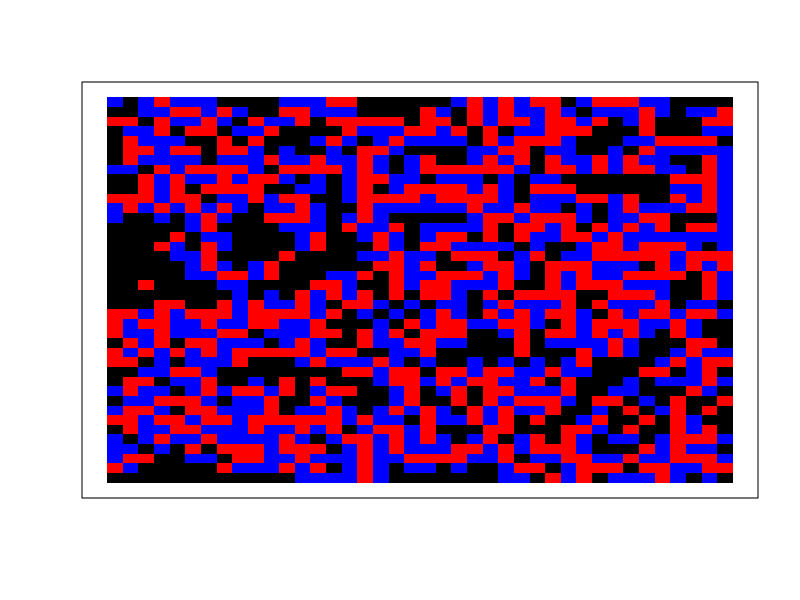
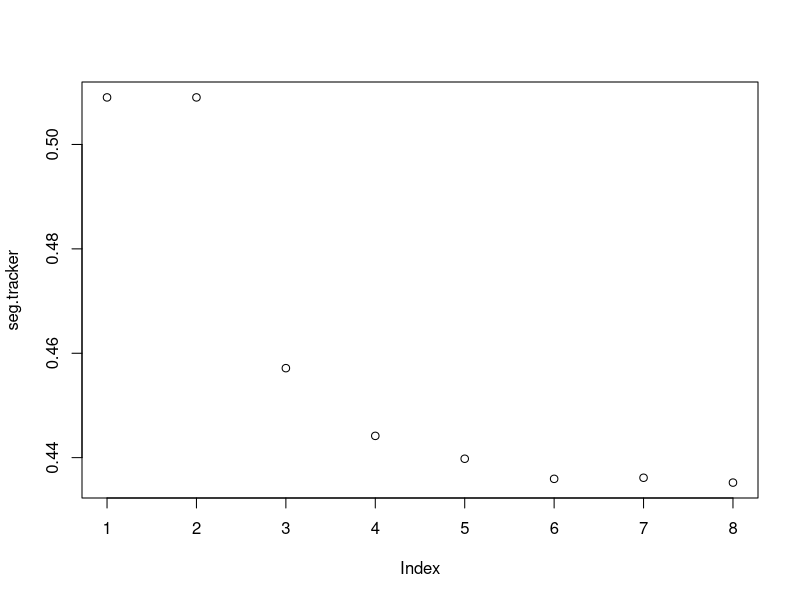

The R script that drew these images, in order:
# use this file to generate your variation on the schelling model

#This variation introduces a rudimentary change, adding only a minimum difference preference
#When minimum similarity is 0, segregation tends to decrease unsurprisingly, and when minimum diff
#is 0, the segregation increases.
# Setting values for both gets us results somewhere between the two aforementioned extremes
#when both values are set higher than 2/8 or 3/8 simultaneously, the population appears not to
#settle at any equilibrium

rows <- 40 
cols <- 40
proportion.group.1 <- .5 
empty <- .30
min.similarity <- 1/8 
min.difference<- 2/8

area.grid <- function(rows, cols){
  area<- matrix(nrow=rows, ncol= cols)
  for(i in 1:((rows/2))){
    for(j in 1:((cols/2))){
      area[i,j]<-6
    }
  }
  for(i in 1:((rows/2))){
    for(j in((cols/2)+1):cols){
      area[i,j]<-7
    }
  }
  for(i in ((rows/2)+1):rows){
    for(j in((cols/2)+1):cols){
      area[i,j]<-8
    }
  }
  for(i in ((rows/2)+1):rows){
    for(j in 1:((cols/2))){
      area[i,j]<-9
    }
  }
}


create.grid <- function(rows, cols, proportion.group.1, empty){
  pop.size.group.1 <- (rows*cols)*(1-empty)*proportion.group.1
  pop.size.group.2 <- (rows*cols)*(1-empty)*(1-proportion.group.1)
  
  initial.population <- sample(c(
    rep(1, pop.size.group.1), 
    rep(2, pop.size.group.2), 
    rep(0, (rows*cols)-pop.size.group.1-pop.size.group.2)
  ))
  grid <- matrix(initial.population, nrow=rows, ncol=cols)
}

visualize.grid <- function(grid){
  image(grid, col=c('black','red','blue'), xaxs=NULL, yaxs=NULL, xaxt='n', yaxt='n')
}

empty.locations <- function(grid){
  return(which(grid==0, arr.ind=T))
}



similarity.to.center <- function(grid.subset, center.val){
  if(center.val == 0){ return(NA) }
  same <- sum(grid.subset==center.val) - 1
  not.same <- sum(grid.subset!=center.val) - sum(grid.subset==0)
  return(same/(same+not.same))
}


segregation <- function(grid){
  same.count <- 0
  diff.count <- 0
  for(row in 1:(nrow(grid)-1)){
    for(col in 1:(ncol(grid)-1)){
      if(grid[row,col] != 0 && grid[row+1,col+1] != 0){
        if(grid[row,col] != grid[row+1,col+1]){
          diff.count <- diff.count + 1
        } else {
          same.count <- same.count + 1
        }
      }
      if(grid[row,col] != 0 && grid[row,col+1] != 0){
        if(grid[row,col] != grid[row,col+1]){
          diff.count <- diff.count + 1
        } else {
          same.count <- same.count + 1
        }
      }
      if(grid[row,col] != 0 && grid[row+1,col] != 0){
        if(grid[row,col] != grid[row+1,col]){
          diff.count <- diff.count + 1
        } else {
          same.count <- same.count + 1
        }
      }  
    }
  }
  return(same.count / (same.count + diff.count))
}


diff.from.center<- function(grid.subset, center.val){
  if(center.val==0){
    return(NA)}
  diff<- sum(grid.subset!=center.val)-sum(grid.subset==0)
  same<- sum(grid.subset==center.val)-1
  return(diff/(diff+same))
}

unhappy.agents <- function(grid, min.similarity, min.difference){
  grid.copy <- grid
  for(row in 1:rows){
    for(col in 1:cols){
      similarity.score <- similarity.to.center(grid[max(0, row-1):min(rows,row+1), max(0,col-1):min(cols,col+1)], grid[row,col])
      difference.score <- diff.from.center(grid[max(0, row-1):min(rows,row+1), max(0,col-1):min(cols,col+1)], grid[row,col])
      if(is.na(similarity.score)&&is.na(difference.score)){
        grid.copy[row,col] <- NA
      }else if(similarity.score>= min.similarity && difference.score>= min.difference){
        grid.copy[row,col] <-TRUE
        }
      else{grid.copy[row,col] <- FALSE
      }
    }
  }
  return(which(grid.copy==FALSE, arr.ind = T))
}

one.round <- function(grid, min.similarity, min.difference){
  empty.spaces<- empty.locations(grid)
  unhappy<- unhappy.agents(grid, min.similarity,min.difference)
  empty.spaces<- empty.spaces[ sample(1:nrow(empty.spaces)),  ]   
  for(i in 1:nrow(empty.spaces)){
    if(i>nrow(unhappy)){break;}
    grid[empty.spaces[i,1], empty.spaces[i,2]]<- grid[unhappy[i,1], unhappy[i,2]]
    grid[unhappy[i,1], unhappy[i,2]]<- 0
  }
  return(grid)
}

done <- FALSE 
grid <- create.grid(rows, cols, proportion.group.1, empty)
seg.tracker <- c(segregation(grid)) 
while(!done){
  new.grid <- one.round(grid, min.similarity,min.difference)
  seg.tracker <- c(seg.tracker, segregation(grid)) 
  if(all(new.grid == grid)){ 
    done <- TRUE 
  } else {
    grid <- new.grid 
  }
}
layout(1) 
visualize.grid(grid) 
plot(seg.tracker)

grid
new.grid
